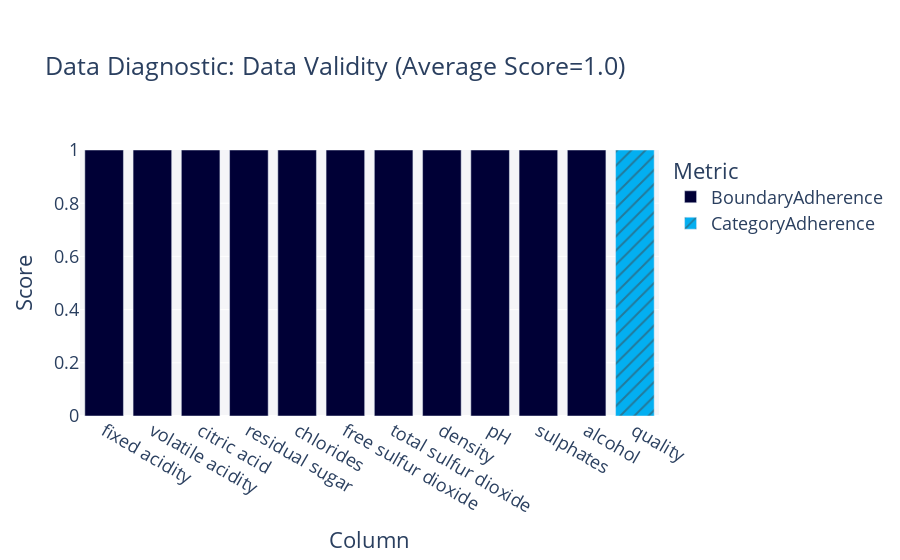

Source (notebook cell):
### Code cell
print(gen_diagnostics.get_details(property_name="Data Validity"))
gen_diagnostics.get_visualization(property_name="Data Validity")

### Figure 1 — Plotly figure (JSON) as saved in the notebook; plotly's stock layout.template omitted (floating-point values rounded to 4 significant figures)
{"data": [{"customdata": [["BoundaryAdherence"], ["BoundaryAdherence"], ["BoundaryAdherence"], ["BoundaryAdherence"], ["BoundaryAdherence"], ["BoundaryAdherence"], ["BoundaryAdherence"], ["BoundaryAdherence"], ["BoundaryAdherence"], ["BoundaryAdherence"], ["BoundaryAdherence"]], "hovertemplate": "<b>%{hovertext}</b><br><br>Metric=%{customdata[0]}<br>Score=%{y}<extra></extra>", "hovertext": ["fixed acidity", "volatile acidity", "citric acid", "residual sugar", "chlorides", "free sulfur dioxide", "total sulfur dioxide", "density", "pH", "sulphates", "alcohol"], "legendgroup": "BoundaryAdherence", "marker": {"color": "#000036", "pattern": {"shape": ""}}, "name": "BoundaryAdherence", "orientation": "v", "showlegend": true, "textposition": "auto", "type": "bar", "x": ["fixed acidity", "volatile acidity", "citric acid", "residual sugar", "chlorides", "free sulfur dioxide", "total sulfur dioxide", "density", "pH", "sulphates", "alcohol"], "xaxis": "x", "y": [1.0, 1.0, 1.0, 1.0, 1.0, 1.0, 1.0, 1.0, 1.0, 1.0, 1.0], "yaxis": "y"}, {"customdata": [["CategoryAdherence"]], "hovertemplate": "<b>%{hovertext}</b><br><br>Metric=%{customdata[0]}<br>Score=%{y}<extra></extra>", "hovertext": ["quality"], "legendgroup": "CategoryAdherence", "marker": {"color": "#03AFF1", "pattern": {"shape": "/"}}, "name": "CategoryAdherence", "orientation": "v", "showlegend": true, "textposition": "auto", "type": "bar", "x": ["quality"], "xaxis": "x", "y": [1.0], "yaxis": "y"}], "layout": {"barmode": "relative", "font": {"size": 18}, "legend": {"title": {"text": "Metric"}, "tracegroupgap": 0}, "margin": {"t": 150}, "plot_bgcolor": "#F5F5F8", "title": {"text": "Data Diagnostic: Data Validity (Average Score=1.0)"}, "xaxis": {"anchor": "y", "categoryorder": "total ascending", "domain": [0, 1], "title": {"text": "Column"}}, "yaxis": {"anchor": "x", "domain": [0, 1], "range": [0, 1], "title": {"text": "Score"}}}}
